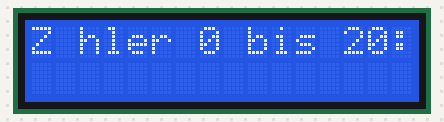
A sketch run on a simulated Arduino Uno, built with avr-gcc and run on an emulated ATmega328P. Shown: 16×2 character LCD.

Above: at 0.21 s.
At 0.81 s:
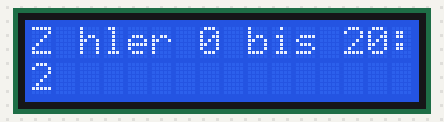
At 1.71 s:
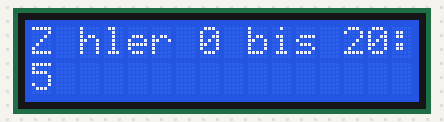
At 3.51 s:
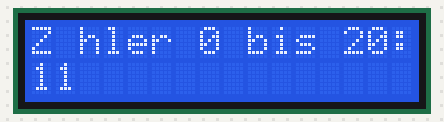
At 5.02 s:
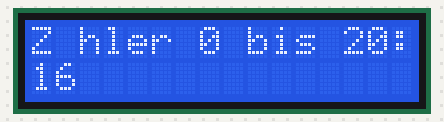
At 6.82 s:
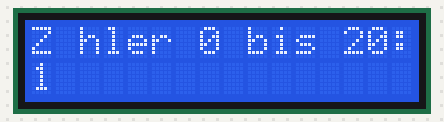

The sketch:

lcd2_abgabe.ino
```cpp
/*
	Abgabe von LCD2 Projekt

    Datum:		22.12.22
    Autor:		Tim Bernhard
    			Demian Flury
    Klasse: 	INF20s
    Version: 	V1
    Board:		Arduino Uno
*/

#include <LiquidCrystal.h> // Library integrieren
LiquidCrystal lcd(12, 11, 5, 4, 3, 2); // LCD definieren

int sec;

void setup()
{
	lcd.begin(16, 2); //LCD starten
	lcd.print("Z\204hler 0 bis 20:"); // Startdisplayzeile
}

void loop()
{
  lcd.setCursor(0, 1); // Cursorposition definieren
  delay(300);

  if (sec >= 20)
  {
    lcd.clear();
    lcd.setCursor(0,0);
    lcd.print("Z\204hler 0 bis 20:");
    lcd.setCursor(0,1);
    sec = 0;
    lcd.print(sec);
  }

  else
  {
    sec++;
    lcd.print(sec);
  }
}
```

Measured:
- by itself, everything shown: repeats every 6.3 s, in 21 steps
